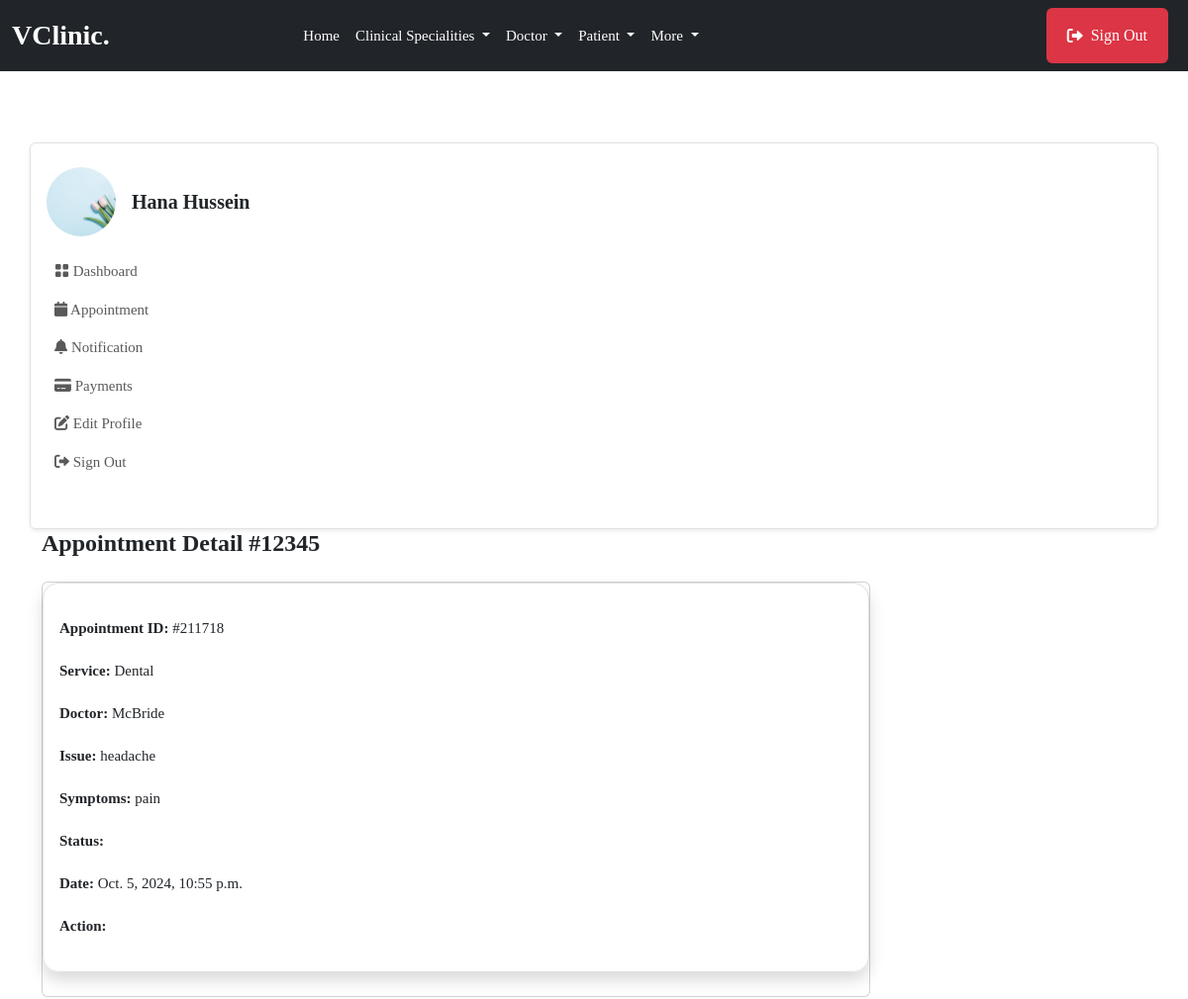
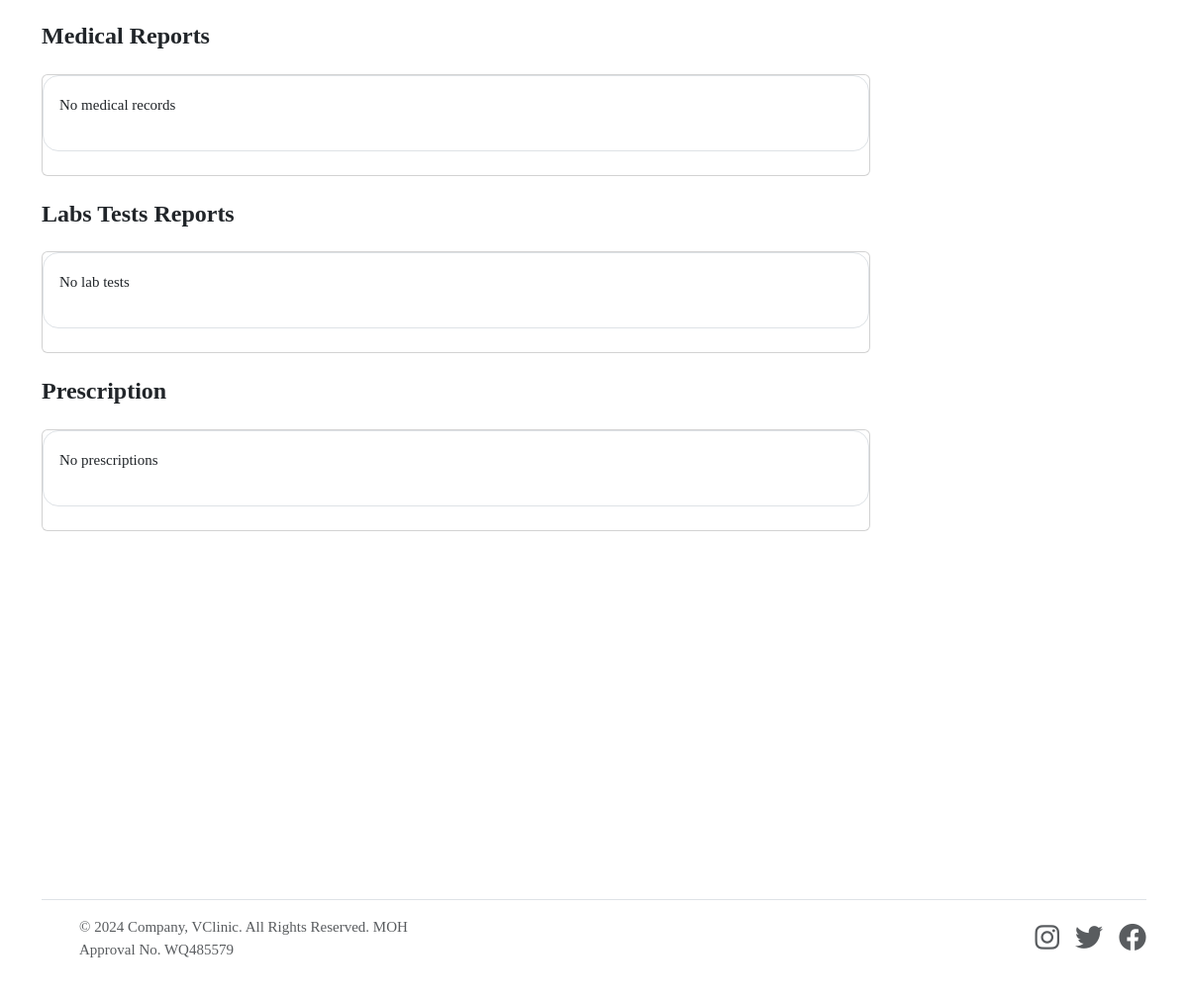
/patient/appointments/211718/ (signed in), run on the app's committed database (2 pictures, top to bottom).
### userauthapp/models.py (models this page shows, shortened)
class User(AbstractUser):       # override default user model
    email = models.EmailField(unique=True)
    username = models.CharField(max_length=100, null=True, blank=True)
    user_type = models.CharField(max_length=50, choices=USER_TYPE, null=True, blank=True, default=None)
    USERNAME_FIELD = "email"
    REQUIRED_FIELDS = ['username']

### patientapp/models.py (models this page shows, shortened)
class Patient(models.Model):         #create a new model from scratch
    user = models.OneToOneField(userauth_models.User, on_delete=models.CASCADE)  #when we delete this user , we delete doctor, there should be only one doctor that has one user model
    image = models.FileField(upload_to='images', blank=True, null=True)
    full_name = models.CharField(max_length=100, blank=True, null=True)
    mobile = models.CharField(max_length=15, blank=True, null=True)
    address = models.CharField(max_length=100, null=True, blank=True)
    email = models.CharField(max_length=100, null=True, blank=True)
    gender = models.CharField(max_length=100, null=True, blank=True)
    blood_group = models.CharField(max_length=100, null=True, blank=True)
    date_of_birth= models.DateTimeField(default=timezone.now, null=True, blank=True)

### mainapp/models.py (models this page shows, shortened)
class Appointment(models.Model):
    STATUS = [
        ('Scheduled', 'Scheduled'),
        ('Completed', 'Completed'),
        ('Pending', 'Pending'),
        ('Cancelled', 'Cancelled')
    ]
    service = models.ForeignKey(Service, on_delete=models.SET_NULL, null=True, blank=True, related_name='service_appointments')
    doctor = models.ForeignKey(doctor_models.Doctor, on_delete=models.SET_NULL, null=True, blank=True, related_name='doctor_appointments')
    patient = models.ForeignKey(patient_models.Patient, on_delete=models.SET_NULL, null=True, blank=True, related_name='appointments_patient')
    appointment_date = models.DateTimeField(null=True, blank=True)
    issues = models.TextField(blank=True, null=True)
    symptoms = models.TextField(blank=True, null=True)
    appointment_id = ShortUUIDField(length=6, max_length=10, alphabet="1234567890")
    appointment_status = models.CharField(max_length=120, choices=STATUS, default='Pending')

class Service(models.Model):
    image = models.FileField(upload_to="images", null=True, blank=True)
    name = models.CharField(max_length=255)         # name of clinical specialitis
    description = models.TextField(blank=True, null=True)       # description of clinical specialitis
    cost = models.DecimalField(max_digits=10, decimal_places=2)         # How mush the clinical specialitis cost
    available_doctors = models.ManyToManyField(doctor_models.Doctor, blank=True)        #every clinical specialitis have many doctors

### doctorapp/models.py (models this page shows, shortened)
class Doctor(models.Model):         #create a new model from scratch
    user = models.OneToOneField(userauth_models.User, on_delete=models.CASCADE)  #when we delete this user , we delete doctor, there should be only one doctor that has one user model
    image = models.FileField(upload_to='images', default='images/doctor-default.png', blank=True, null=True)
    full_name = models.CharField(max_length=100, blank=True, null=True)
    mobile = models.CharField(max_length=15, blank=True, null=True)
    country = models.CharField(max_length=100, null=True, blank=True)
    bio = models.CharField(max_length=100, null=True, blank=True)
    specializations = models.CharField(max_length=100, null=True, blank=True)
    qualifications = models.CharField(max_length=100, null=True, blank=True)
    years_of_experience = models.CharField(max_length=100, null=True, blank=True)
    next_available_appointment_date = models.DateTimeField(default=timezone.now, null=True, blank=True)

### patientapp/views.py (the view)
# urls.py: path("appointments/<appointment_id>/", views.appointment_detail, name="appointment_detail"),
@login_required
def appointment_detail(request, appointment_id):
    patient = patient_models.Patient.objects.get(user=request.user)
    appointment = base_models.Appointment.objects.get(appointment_id=appointment_id, patient=patient)
    medical_records = base_models.MedicalRecord.objects.filter(appointment=appointment)
    lab_tests = base_models.LabTest.objects.filter(appointment=appointment)
    prescriptions = base_models.Prescription.objects.filter(appointment=appointment)
    context = {
        "appointment": appointment,
        "medical_records": medical_records,
        "lab_tests": lab_tests,
        "prescriptions": prescriptions,
    }
    return render(request, "patientapp/appointment_detail.html", context)

### templates/patientapp/appointment_detail.html (shortened to what this page needs)
{% extends 'partials/base.html' %} {% block content %}
<section class="pt-5 pb-5">
    <div class="container">
        <div class="row mt-0 mt-md-4">
            {% include 'patientapp/sidebar.html' %}
            <div class="col-lg-9 col-md-8 col-12">
                <h4 class="mb-0 mb-4 fw-bold">Appointment Detail #12345</h4>
                <div class="card mb-4">
                    <div class="shadow border p-3 mb-4 rounded-4">
                        <p>
                            <a>
                                <p><span class="fw-semibold text-dark">Appointment ID:</span> #{{appointment.appointment_id}}</p>
                                <p><span class="fw-semibold text-dark">Service:</span> {{appointment.service.name}}</p>
                                <p><span class="fw-semibold text-dark">Doctor:</span> {{appointment.doctor.full_name}}</p>
                                <p><span class="fw-semibold text-dark">Issue:</span> {{appointment.issues}}</p>
                                <p><span class="fw-semibold text-dark">Symptoms:</span> {{appointment.symptoms}}</p>
                                <p><span class="fw-semibold text-dark">Status:</span> {{appointment.status}}</p>
                                <p><span class="fw-semibold text-dark">Date:</span> {{appointment.appointment_date}}</p>
                                <p>
                                    <span class="fw-semibold text-dark">Action:</span>
                                </p>
                            </a>
                        </p>
                    </div>
                </div>
                <div id="medical-report">
                    <div class="d-flex justify-content-between">
                        <h4 class="mb-0 mb-4 fw-bold">Medical Reports</h4>
                    </div>
                    <div class="card mb-4">
                        <div class="border p-3 mb-4 rounded-4">
                            {% for m in medical_records %}
                            <div class="shadow p-3 rounded-4 mb-3">
                                <p><span class="fw-semibold text-dark">Diagnosis:</span> {{m.diagnosis}}</p>
                                <p><span class="fw-semibold text-dark">Treatment:</span> {{m.treatment}}</p>
                            </div>
                            {% empty %}
                            <p>No medical records</p>
                            {% endfor %}
                        </div>
                    </div>
                </div>
                <div id="lab-test">
                    <div class="d-flex justify-content-between">
                        <h4 class="mb-0 mb-4 fw-bold">Labs Tests Reports</h4>
                    </div>
                    <div class="card mb-4">
                        <div class="border p-3 mb-4 rounded-4">
                            {% for l in lab_tests %}
                            <div class="shadow p-3 rounded-4 mb-3">
                                <p><span class="fw-semibold text-dark">Test Name:</span> {{l.test_name}}t</p>
                                <p><span class="fw-semibold text-dark">Description:</span> {{l.description}}</p>
                                <p><span class="fw-semibold text-dark">Result:</span> {{l.result|default:"Not added yet"}}</p>
                            </div>
                            {% empty %}
                            <p>No lab tests</p>
                            {% endfor %}
                        </div>
                    </div>
                </div>
                <div class="d-flex justify-content-between">
                    <h4 class="mb-0 mb-4 fw-bold">Prescription</h4>
                </div>
                <div class="card mb-4">
                    <div class="border p-3 mb-4 rounded-4">
                        {% for p in prescriptions %}
                        <div class="shadow p-3 rounded-4 mb-3">
                            <p><span class="fw-semibold text-dark">Medications:</span> {{p.medications}}</p>
                        </div>
                        {% empty %}
                        <p>No prescriptions</p>
                        {% endfor %}
                    </div>
                </div>
            </div>
        </div>
</section>
{% endblock content %}

### templates/patientapp/sidebar.html (shortened to what this page needs)
    <nav class="navbar navbar-expand-md shadow-sm mb-4 mb-lg-0 sidenav border rounded">
        <div class="collapse navbar-collapse p-3" id="sidenav">
            <div class="navbar-nav flex-column">
                <div class="d-flex align-items-center mb-3">
                    {% if request.user.patient.image %}
                    <img src="{{request.user.patient.image.url}}" alt="avatar" class="rounded-circle avatar-xl" style="width: 70px; height: 70px; object-fit: cover" />
                    {% endif %}
                    <div class="ms-3">
                        <h5 class="mb-0 fw-bold">{{request.user.patient.full_name}}</h5>
                    </div>
                </div>
                <ul class="list-unstyled ms-n2 mb-4">
                    <li class="nav-item">
                        <a class="dropdown-item nav-link" href="{% url 'patientapp:dashboard' %}"><i class="bi bi-grid-fill"></i> Dashboard</a>
                    </li>
                    <li class="nav-item">
                        <a class="dropdown-item nav-link" href="{% url 'patientapp:appointments' %}"><i class="fas fa-calendar"></i> Appointment</a>
                    </li>
                    <li class="nav-item">
                        <a class="dropdown-item nav-link" href="{% url 'patientapp:notifications' %}"><i class="fas fa-bell"></i> Notification</a>
                    </li>
                    <li class="nav-item">
                        <a class="dropdown-item nav-link" href="{% url 'patientapp:payments' %}"><i class="fas fa-credit-card"></i> Payments</a>
                    </li>
                    <li class="nav-item">
                        <a class="nav-link" href="{% url 'patientapp:profile' %}"> <i class="fas fa-edit"></i> Edit Profile </a>
                    </li>
                    <li class="nav-item">
                        <a class="nav-link" href="{% url 'userauthapp:sign-out' %}"> <i class="fas fa-sign-out-alt"></i> Sign Out </a>
                    </li>
                </ul>
            </div>
        </div>
    </nav>
</div>

### static/assets/css/style.css (style rules this page uses)
body { background: #ffffff; color: var(--bs-body-color); font-size: 15px; font-family: var(--body-font-family); margin: 0; overflow-x: hidden !important; font-weight: 400; }
.p, p { line-height: 1.8; color: var(--paragraphColor); }

### data on the page
User: user.patient.image (picture), user.patient.full_name "Hana Hussein"
Appointment: appointment_id "211718", service.name "Dental", doctor.full_name "McBride", issues "headache", symptoms "pain", appointment_date "Oct. 5, 2024, 10:55 p.m."
